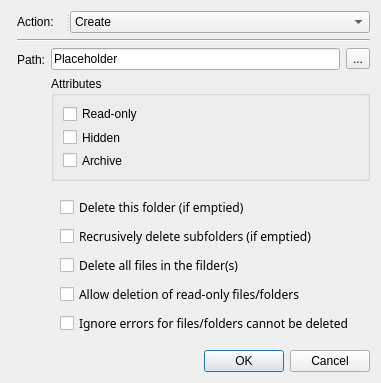
<?xml version="1.0" encoding="UTF-8"?>
<ui version="4.0">
 <class>FoldersView</class>
 <widget class="QWidget" name="FoldersView">
  <property name="geometry">
   <rect>
    <x>0</x>
    <y>0</y>
    <width>381</width>
    <height>368</height>
   </rect>
  </property>
  <property name="windowTitle">
   <string>Form</string>
  </property>
  <layout class="QGridLayout" name="gridLayout_2">
   <item row="1" column="1">
    <widget class="Line" name="line">
     <property name="font">
      <font>
       <pointsize>9</pointsize>
      </font>
     </property>
     <property name="orientation">
      <enum>Qt::Horizontal</enum>
     </property>
    </widget>
   </item>
   <item row="2" column="1">
    <layout class="QFormLayout" name="formLayout">
     <item row="0" column="0">
      <widget class="QLabel" name="pathLabel">
       <property name="font">
        <font>
         <pointsize>9</pointsize>
        </font>
       </property>
       <property name="text">
        <string>Path:</string>
       </property>
      </widget>
     </item>
     <item row="0" column="1">
      <layout class="QGridLayout" name="gridLayout">
       <item row="0" column="0">
        <widget class="QLineEdit" name="pathLineEdit">
         <property name="text">
          <string>Placeholder</string>
         </property>
        </widget>
       </item>
       <item row="1" column="0" colspan="2">
        <widget class="QGroupBox" name="groupBox">
         <property name="sizePolicy">
          <sizepolicy hsizetype="Preferred" vsizetype="MinimumExpanding">
           <horstretch>0</horstretch>
           <verstretch>0</verstretch>
          </sizepolicy>
         </property>
         <property name="minimumSize">
          <size>
           <width>0</width>
           <height>105</height>
          </size>
         </property>
         <property name="font">
          <font>
           <pointsize>9</pointsize>
          </font>
         </property>
         <property name="title">
          <string>Attributes</string>
         </property>
         <layout class="QVBoxLayout" name="verticalLayout">
          <item>
           <widget class="QCheckBox" name="readOnly">
            <property name="text">
             <string>Read-only</string>
            </property>
           </widget>
          </item>
          <item>
           <widget class="QCheckBox" name="archive">
            <property name="text">
             <string>Hidden</string>
            </property>
           </widget>
          </item>
          <item>
           <widget class="QCheckBox" name="hidden">
            <property name="text">
             <string>Archive</string>
            </property>
           </widget>
          </item>
         </layout>
        </widget>
       </item>
       <item row="0" column="1">
        <widget class="QToolButton" name="pathToolButton">
         <property name="text">
          <string>...</string>
         </property>
        </widget>
       </item>
      </layout>
     </item>
     <item row="1" column="1">
      <widget class="QWidget" name="settingsWidget" native="true">
       <layout class="QVBoxLayout" name="verticalLayout_2">
        <item>
         <widget class="QCheckBox" name="deleteThisFolder">
          <property name="font">
           <font>
            <family>Sans Serif</family>
            <pointsize>9</pointsize>
            <weight>50</weight>
            <bold>false</bold>
           </font>
          </property>
          <property name="text">
           <string>Delete this folder (if emptied)</string>
          </property>
         </widget>
        </item>
        <item>
         <widget class="QCheckBox" name="recursiveDelete">
          <property name="font">
           <font>
            <family>Sans Serif</family>
            <pointsize>9</pointsize>
            <weight>50</weight>
            <bold>false</bold>
           </font>
          </property>
          <property name="text">
           <string>Recrusively delete subfolders (if emptied)</string>
          </property>
         </widget>
        </item>
        <item>
         <widget class="QCheckBox" name="deleteAllFiles">
          <property name="font">
           <font>
            <family>Sans Serif</family>
            <pointsize>9</pointsize>
            <weight>50</weight>
            <bold>false</bold>
           </font>
          </property>
          <property name="text">
           <string>Delete all files in the filder(s)</string>
          </property>
         </widget>
        </item>
        <item>
         <widget class="QCheckBox" name="allowDeletionOfReadOnly">
          <property name="font">
           <font>
            <family>Sans Serif</family>
            <pointsize>9</pointsize>
            <weight>50</weight>
            <bold>false</bold>
           </font>
          </property>
          <property name="text">
           <string>Allow deletion of read-only files/folders</string>
          </property>
         </widget>
        </item>
        <item>
         <widget class="QCheckBox" name="ignoreErrors">
          <property name="font">
           <font>
            <family>Sans Serif</family>
            <pointsize>9</pointsize>
            <weight>50</weight>
            <bold>false</bold>
           </font>
          </property>
          <property name="text">
           <string>Ignore errors for files/folders cannot be deleted</string>
          </property>
         </widget>
        </item>
       </layout>
      </widget>
     </item>
    </layout>
   </item>
   <item row="0" column="1">
    <widget class="QSplitter" name="splitter">
     <property name="orientation">
      <enum>Qt::Horizontal</enum>
     </property>
     <widget class="QLabel" name="actionLabel">
      <property name="sizePolicy">
       <sizepolicy hsizetype="Preferred" vsizetype="Preferred">
        <horstretch>1</horstretch>
        <verstretch>0</verstretch>
       </sizepolicy>
      </property>
      <property name="font">
       <font>
        <pointsize>9</pointsize>
       </font>
      </property>
      <property name="text">
       <string>Action:</string>
      </property>
     </widget>
     <widget class="QComboBox" name="actionComboBox">
      <property name="sizePolicy">
       <sizepolicy hsizetype="Preferred" vsizetype="Fixed">
        <horstretch>3</horstretch>
        <verstretch>0</verstretch>
       </sizepolicy>
      </property>
      <property name="currentText">
       <string>Create</string>
      </property>
      <item>
       <property name="text">
        <string>Create</string>
       </property>
      </item>
      <item>
       <property name="text">
        <string>Replace</string>
       </property>
      </item>
      <item>
       <property name="text">
        <string>Update</string>
       </property>
      </item>
      <item>
       <property name="text">
        <string>Delete</string>
       </property>
      </item>
     </widget>
    </widget>
   </item>
   <item row="3" column="0" colspan="2">
    <widget class="QDialogButtonBox" name="buttonBox">
     <property name="standardButtons">
      <set>QDialogButtonBox::Cancel|QDialogButtonBox::Ok</set>
     </property>
    </widget>
   </item>
  </layout>
 </widget>
 <resources/>
 <connections/>
</ui>
